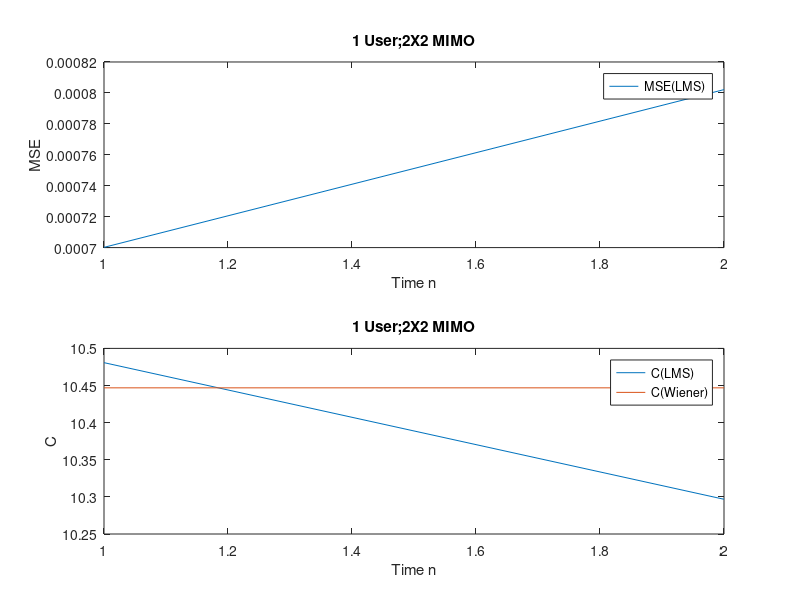

MATLAB code to generate this figure:
%2 user, 2X2 MIMO Channel
%Turn Off Private Channel 
%calculate MSE
clc
clear

H=[-0.9704 + 0.4012i 0.2969 + 0.2337i;1.-0.7016 + 1.0288i 2.0200 - 0.1294i];

v=[1;1];
v=v/norm(v);

g=[1;1];
g=g/norm(g);

sigma = sqrt(10^(-3));
StepSize = 10^(-3);

R=H*H'+sigma^2*eye(2);
2/max(eig(R));

%{
xf = zeros(1,10^(7));
MSE = zeros(1,10^(7));
LS_LMS = zeros(1,10^(7));
MMSE = zeros(1,10^(7));
C = zeros(1,10^(7));
C_Wiener = zeros(1,10^(7));
SINR = zeros(1,10^(7));
SINR_C_Wiener= zeros(1,10^(7));
%}


v_w = inv(H.'*g*g'*(H.')'+eye(2)*sigma^2)*H.'*g;
v_w = v_w/norm(v_w);
g_w = inv(H*v_w*v_w'*H'+eye(2)*sigma^2)*H*v_w;
SINR_w= norm( g_w'*H*v_w )^2/norm( g_w'*eye(2)*sigma^2*g_w )

i = 2000; %FilterLength

for iteration = 1:2

    iteration
    
    %Backward Training
    for iter1 = 1:i

            if rand-0.5 >= 0
                        xb(iter1) = 1;
                    else
                        xb(iter1) = -1;
            end

            yb = H.'*g*xb(iter1)+sigma*(1/sqrt(2))*[randn(1,1)+1i*randn(1,1);randn(1,1)+1i*randn(1,1)]; 
            v  = v+StepSize*yb*conj(xb(iter1)-v'*yb);

    end
    
   
    v=v/norm(v);
    
    
    

    %Forward Training  
    for iter2 = 1:i

            if rand-0.5 >= 0
                        xf(iter2) = 1;
                    else
                        xf(iter2) = -1;
            end

            yf = H*( v*xf(iter2) )+ sigma*(1/sqrt(2))*[(randn(1,1)+1i*randn(1,1));(randn(1,1)+1i*randn(1,1))]; 
            g = g+StepSize*yf*conj(xf(iter2)-g'*yf);
                   
    end 
    

    
    MSE(iteration) = 1-v'*H'*g-(v'*H'*g)'+g'*eye(2)*(sigma^2)*g+(v'*H'*g)'*(v'*H'*g);
    SINR(iteration)= norm( g'*H*v )^2/norm( g'*eye(2)*sigma^2*g )
    MMSE(iteration) = real(   1-v'*H'* inv(H*v*v'*H'+eye(2)*sigma^2)*H*v);
    

    g=g/norm(g);   
        
end
   

n=1:iteration;

subplot(2,1,1)
plot(n,MSE(n))
legend('MSE(LMS)')
xlabel('Time n')
ylabel('MSE')
title('1 User;2X2 MIMO')

subplot(2,1,2)
plot(   n,log2(1+SINR(n)),n,log2(1+SINR_w)+n-n)
legend('C(LMS)','C(Wiener)')
xlabel('Time n')
ylabel('C')
title('1 User;2X2 MIMO')


